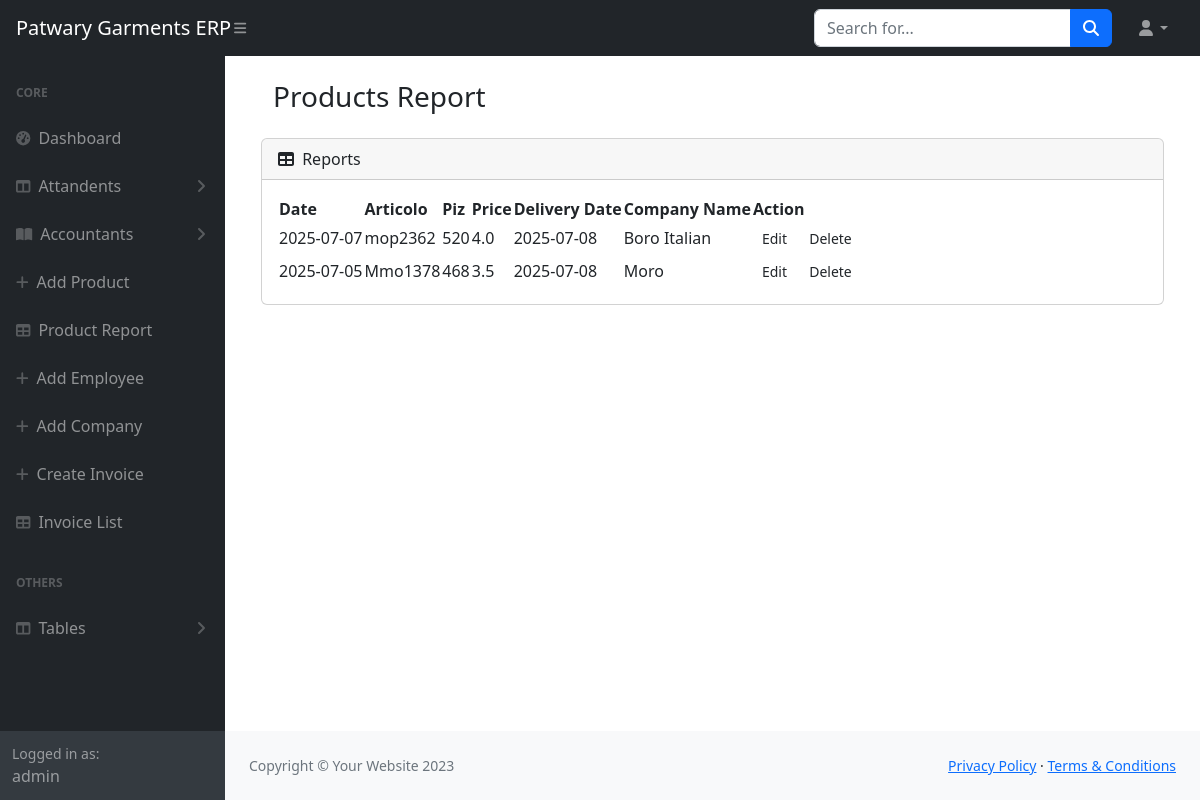
/product-report (signed in), run on an earlier commit of the app's database.
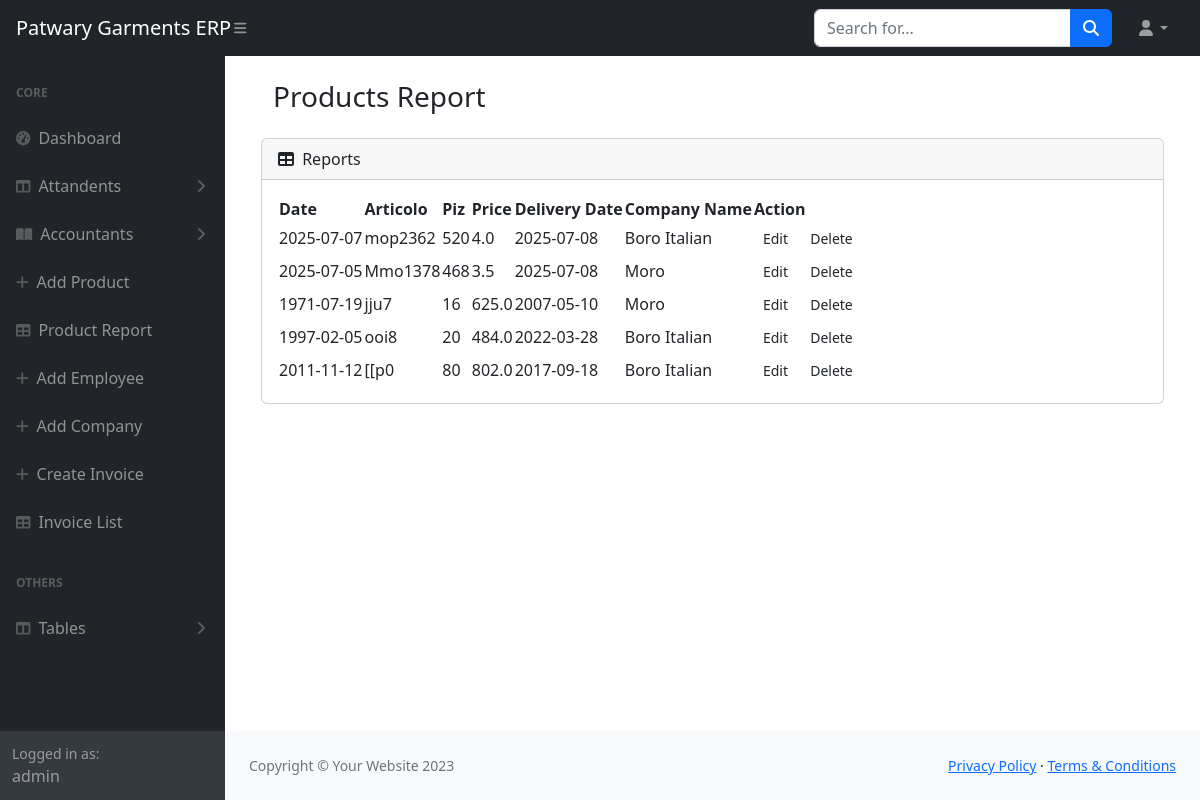
And on a later commit of the database.
### core/models.py (models this page shows, shortened)
class Products(models.Model):
    date = models.CharField(max_length=250)
    art = models.CharField(max_length=250)
    piz = models.IntegerField()
    price = models.FloatField()
    delivery_date = models.CharField(max_length=250,null=True,blank=True)
    company_name =  models.ForeignKey(Companies,on_delete=models.CASCADE)

class Companies(models.Model):
    name = models.CharField(max_length=300)
    address = models.CharField(max_length=300)
    phone_num= models.CharField(max_length=300)
    def __str__(self):
        return self.name

### core/views.py (the view)
# urls.py: path('product-report',productsReport,name="product_report"),
def productsReport(request):
    if not request.user.is_authenticated:
        return redirect('signin')
    productsList = Products.objects.all()
    return render(request, 'core/product_report.html',locals())

### core/templates/core/product_report.html (shortened to what this page needs)
{% extends "base/base.html" %} {% load static %}  {% block body %}
<main>
  <div class="container">
    <div class="row justify-content-center p-4">
      <div class="row mb-3">
        <div class="col-12">
          <h3>Products Report</h3>
        </div>
      </div>
      <div class="col-12">
        <div class="card mb-4">
      <div class="card-header">
        <i class="fas fa-table me-1"></i>
        Reports
      </div>
      <div class="card-body">
        <table id="datatablesSimple">
          <thead>
            <tr>
              <th>Date</th>
              <th>Articolo</th>
              <th>Piz</th>
              <th>Price</th>
              <th>Delivery Date</th>
              <th>Company Name</th>
              <th>Action</th>
            </tr>
          </thead>
          <tbody>
            {% for product in productsList %}
            <tr>
              <td> {{product.date}} </td>
              <td>{{product.art}}</td>
              <td>{{product.piz}}</td>
              <td>{{product.price}}</td>
              <td>{{product.delivery_date}}</td>
              <td>{{product.company_name}}</td>
              <td>
                <a class="btn btn-sm" href="">Edit</a>
                <a class="btn btn-sm" href="">Delete</a>
               </td>
            </tr>
            {% endfor %}
          </tbody>
        </table>
      </div>
    </div>
    </div>
  </div>
</main>
{% endblock body %}

### templates/base/base.html (shortened to what this page needs)
<!DOCTYPE html>
{% load static %}
<html lang="en">
  <head>
    <link
      href="https://cdn.jsdelivr.net/npm/simple-datatables@7.1.2/dist/style.min.css"
      rel="stylesheet"
    />
    <link href="{% static 'base/css/styles.css' %}" rel="stylesheet" />
  </head>
  <body class="sb-nav-fixed">
    <nav class="sb-topnav navbar navbar-expand navbar-dark bg-dark">
      <a class="navbar-brand ps-3" href="{% url 'dashboard' %}"
        >Patwary Garments ERP</a
      >
      <button
        class="btn btn-link btn-sm order-1 order-lg-0 me-4 me-lg-0"
        id="sidebarToggle"
        href="#!"
      >
        <i class="fas fa-bars"></i>
      </button>
      <form
        class="d-none d-md-inline-block form-inline ms-auto me-0 me-md-3 my-2 my-md-0"
      >
        <div class="input-group">
          <input
            class="form-control"
            type="text"
            placeholder="Search for..."
            aria-label="Search for..."
            aria-describedby="btnNavbarSearch"
          />
          <button class="btn btn-primary" id="btnNavbarSearch" type="button">
            <i class="fas fa-search"></i>
          </button>
        </div>
      </form>
      <ul class="navbar-nav ms-auto ms-md-0 me-3 me-lg-4">
        <li class="nav-item dropdown">
          <a
            class="nav-link dropdown-toggle"
            id="navbarDropdown"
            href="#"
            role="button"
            data-bs-toggle="dropdown"
            aria-expanded="false"
            ><i class="fas fa-user fa-fw"></i
          ></a>
        </li>
      </ul>
    </nav>
    <div id="layoutSidenav">
      <div id="layoutSidenav_nav">
        <nav class="sb-sidenav accordion sb-sidenav-dark" id="sidenavAccordion">
          <div class="sb-sidenav-menu">
            <div class="nav">
              <div class="sb-sidenav-menu-heading">Core</div>
              <a class="nav-link" href="{% url 'dashboard' %}">
                <div class="sb-nav-link-icon">
                  <i class="fas fa-tachometer-alt"></i>
                </div>
                Dashboard
              </a>
              <a
                class="nav-link collapsed"
                href="#"
                data-bs-toggle="collapse"
                data-bs-target="#collapseLayouts"
                aria-expanded="false"
                aria-controls="collapseLayouts"
              >
                <div class="sb-nav-link-icon">
                  <i class="fas fa-columns"></i>
                </div>
                Attandents
                <div class="sb-sidenav-collapse-arrow">
                  <i class="fas fa-angle-down"></i>
                </div>
              </a>
              <a
                class="nav-link collapsed"
                href="#"
                data-bs-toggle="collapse"
                data-bs-target="#collapsePages"
                aria-expanded="false"
                aria-controls="collapsePages"
              >
                <div class="sb-nav-link-icon">
                  <i class="fas fa-book-open"></i>
                </div>
                Accountants
                <div class="sb-sidenav-collapse-arrow">
                  <i class="fas fa-angle-down"></i>
                </div>
              </a>
              <a class="nav-link" href="{% url 'add_products' %}">
                <div class="sb-nav-link-icon"><i class="fas fa-add"></i></div>
                Add Product
              </a>
              <a class="nav-link" href="{% url 'product_report' %}">
                <div class="sb-nav-link-icon"><i class="fas fa-table"></i></div>
                Product Report
              </a>
              <a class="nav-link" href="{% url 'add_employee' %}">
                <div class="sb-nav-link-icon"><i class="fas fa-add"></i></div>
                Add Employee
              </a>
              <a class="nav-link" href="{% url 'add_company' %}">
                <div class="sb-nav-link-icon"><i class="fas fa-add"></i></div>
                Add Company
              </a>
              <a class="nav-link" href="{% url 'add_invoice' %}">
                <div class="sb-nav-link-icon"><i class="fas fa-add"></i></div>
                Create Invoice
              </a>
              <a class="nav-link" href="{% url 'invoice_list' %}">
                <div class="sb-nav-link-icon"><i class="fas fa-table"></i></div>
                Invoice List
              </a>
              <div class="sb-sidenav-menu-heading">Others</div>
              <a
                class="nav-link collapsed"
                href="#"
                data-bs-toggle="collapse"
                data-bs-target="#collapseLayouts1"
                aria-expanded="false"
                aria-controls="collapseLayouts1"
              >
                <div class="sb-nav-link-icon">
                  <i class="fas fa-columns"></i>
                </div>
                Tables
                <div class="sb-sidenav-collapse-arrow">
                  <i class="fas fa-angle-down"></i>
                </div>
              </a>
            </div>
          </div>
          <div class="sb-sidenav-footer">
            <div class="small">Logged in as:</div>
            {{request.user.username}}
          </div>
        </nav>
      </div>
      <div id="layoutSidenav_content">
        {% block body %}{% endblock body %}
        <footer class="py-4 bg-light mt-auto">
          <div class="container-fluid px-4">
            <div
              class="d-flex align-items-center justify-content-between small"
            >
              <div class="text-muted">Copyright &copy; Your Website 2023</div>
              <div>
                <a href="#">Privacy Policy</a>
                &middot;
                <a href="#">Terms &amp; Conditions</a>
              </div>
            </div>
          </div>
        </footer>
      </div>
    </div>
  </body>
</html>

What changed in the data, as far as the page shows it:
added Products: date "1971-07-19", art "jju7", piz "16", price "625.0", delivery_date "2007-05-10", company_name "Moro"
added Products: date "1997-02-05", art "ooi8", piz "20", price "484.0", delivery_date "2022-03-28", company_name "Boro Italian"
added Products: date "2011-11-12", art "[[p0", piz "80", price "802.0", delivery_date "2017-09-18", company_name "Boro Italian"
